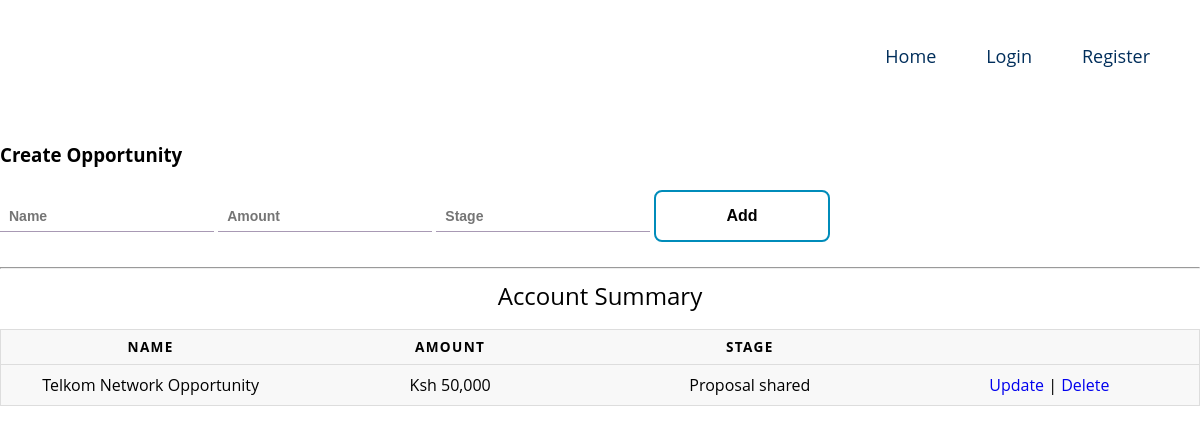
The page /php/opportunities.php?id=5 on the database its author committed.
### tables this page shows
CREATE TABLE `opportunities` (
  `AccountId` int(11) NOT NULL,
  `OpportunityId` int(11) NOT NULL,
  `UserId` int(11) NOT NULL,
  `Name` varchar(250) NOT NULL,
  `Amount` varchar(250) NOT NULL,
  `Stage` varchar(500) NOT NULL
);

### php/opportunities.php (the view, shortened to what this page needs)
<?php
include_once("../assets/db/config.php");
$conn = mysqli_connect($dbhost, $dbuser, $dbpass, $dbname);
    $AccountId = $_SESSION['AccountId'];
    $sql = "SELECT * FROM opportunities WHERE AccountId = $AccountId  ORDER BY OpportunityId DESC";
    $result = mysqli_query($conn, $sql);
?>
<!DOCTYPE html>
<html lang="en">
<head>
<link rel="stylesheet" type="text/css" href="../css/accounts.css">
<link rel="stylesheet" type="text/css" href="../css/main.css">
</head>
<body>
<header>
<div class="admin">
<div class="logo">
</div>
</div>
<div>
</div>
<div class="title">
<form action="../php/addOpportunity.php" method="POST">
  <h3>Create Opportunity</h3><br>
	<input type="text" placeholder="Name" name="name" required>
	<input type="text" placeholder="Amount" name="amount" required>
	<input type="text" placeholder="Stage" name="stage" required>
	<button class="button button1" name="add" type="submit">Add</button>
</form>
<br>
<hr>
<table>
  <caption>Account Summary</caption>
  <thead>
    <tr>
      <th scope="col">Name</th>
      <th scope="col">Amount</th>
      <th scope="col">Stage</th>
      <th scope="col"></th>
    </tr>
  </thead>
  <tbody>
  <?php
  while($res = mysqli_fetch_array($result)) {
    echo "<tr>";
    echo "<td>".$res['Name']."</td>";
    echo "<td>".$res['Amount']."</td>";
    echo "<td>".$res['Stage']."</td>";
    echo "<td> <a href=\"editOpportunity.php?id=$res[OpportunityId]\" onClick=\"return confirm('Do you want to Update this Opportunity?')\">Update</a>
    | <a href=\"deleteOpportunity.php?id=$res[OpportunityId]\" onClick=\"return confirm('Are you sure you want to delete this Opportunity?')\">Delete</a></td>";
  }
  ?>
  </tbody>
</table>
</div>
</header>
</body>
</html>

### css/accounts.css (style rules this page uses)
table { border: 1px solid #ccc; border-collapse: collapse; margin: 0; padding: 0; width: 100%; table-layout: fixed; }
table caption { font-size: 1.5em; margin: .5em 0 .75em; }
table tr { background-color: #f8f8f8; border: 1px solid #ddd; padding: .35em; }
table th, table td { padding: .625em; text-align: center; }
table th { font-size: .85em; letter-spacing: .1em; text-transform: uppercase; }
body { font-family: "Open Sans", sans-serif; line-height: 1.25; }
.button { border: none; padding: 15px 70px; border-radius: 8px; margin: auto; font-weight: bold; background-color: #008CBA; color: white; text-align: center; text-decoration: none; display: inline-block; font-size: 16px; transition-duration: 0.4s; cursor: pointer; }
.button1 { background-color: white; color: black; border: 2px solid #008CBA; }
input { border: none; margin: 15px 0px; border-bottom: 1px solid #4f30677d; padding: 7px 9px; overflow: hidden; background: transparent; font-weight: 600; font-size: 14px; }

### css/main.css (style rules this page uses)
* { text-decoration:none; list-style:none; margin:0px; padding:0px; outline:none; }
body { margin:0px; padding:0px; font-family: 'Open Sans', sans-serif; }
section { width:100%; max-width:1200px; margin:0px auto; display:table; position:relative; }
header { width:100%; display:table; margin-bottom:50px; }
nav { width:auto; float:right; }
nav ul { display:table; float:right; }
nav ul li { float:left; }
nav ul li:last-child { padding-right:0px; }
nav ul li a { color:#002e5b; font-size:18px; padding: 25px 20px; display:inline-block; transition: all 0.5s ease 0s; }
nav ul li a i { padding-right:10px; color:#002e5b; transition: all 0.5s ease 0s; }
@media only screen and (max-width: 1440px) { section { max-width:95%; } }

### rows shown on the page
opportunities: Name "Telkom Network Opportunity", Amount "Ksh 50,000", Stage "Proposal shared"
